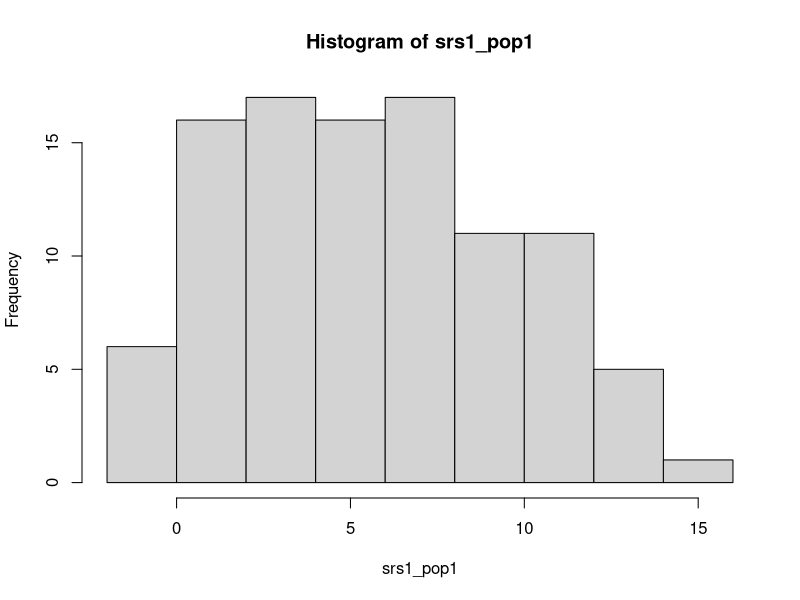
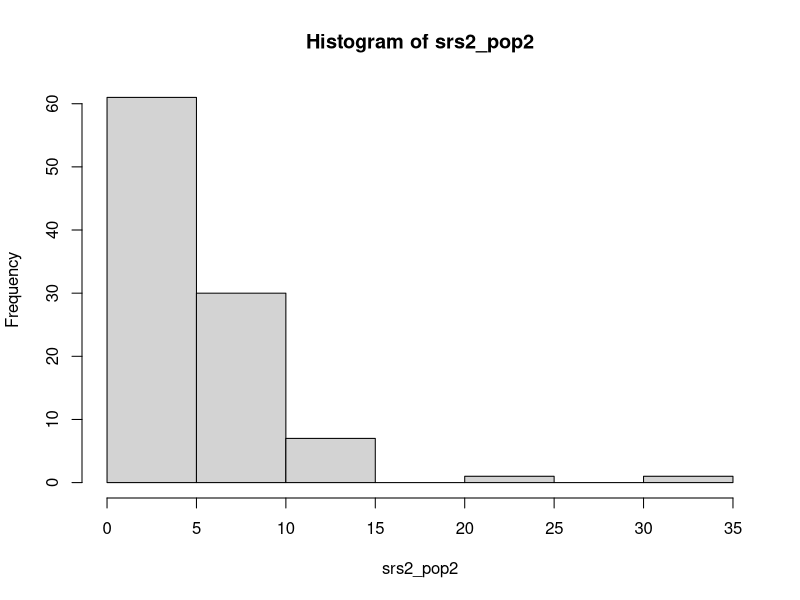
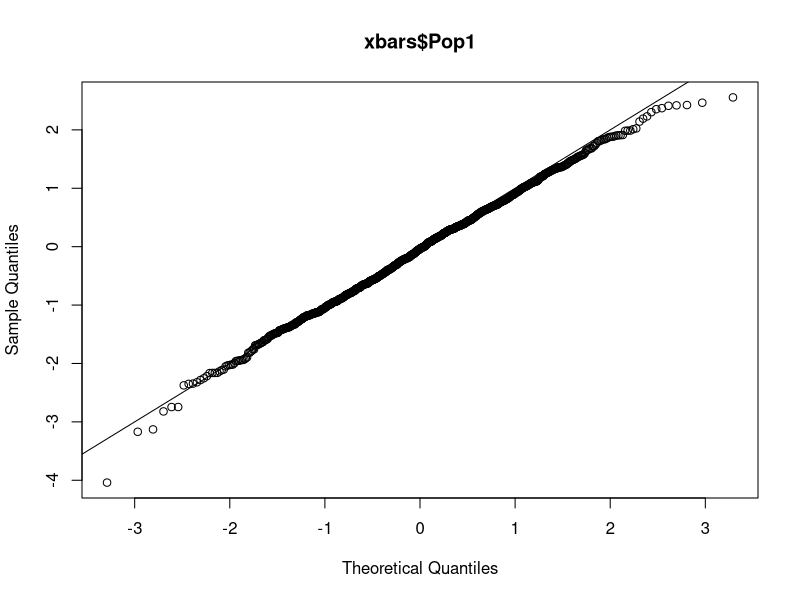
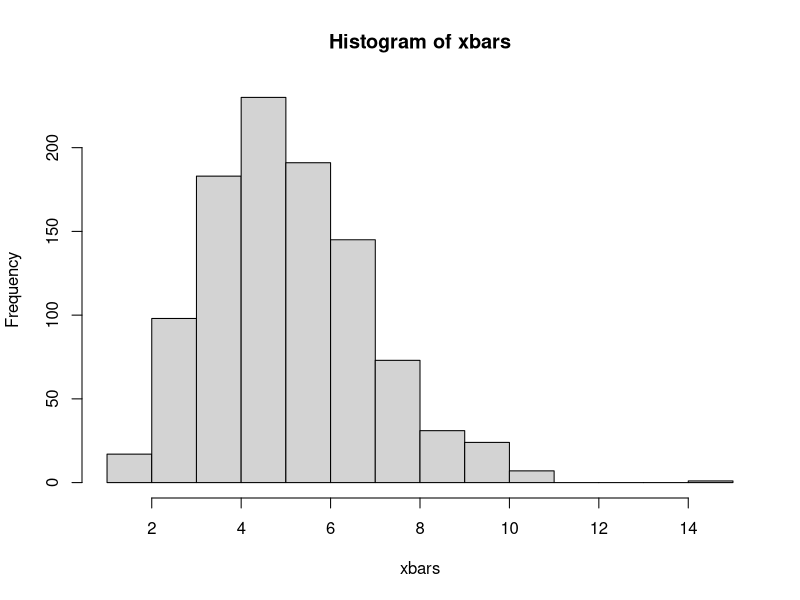
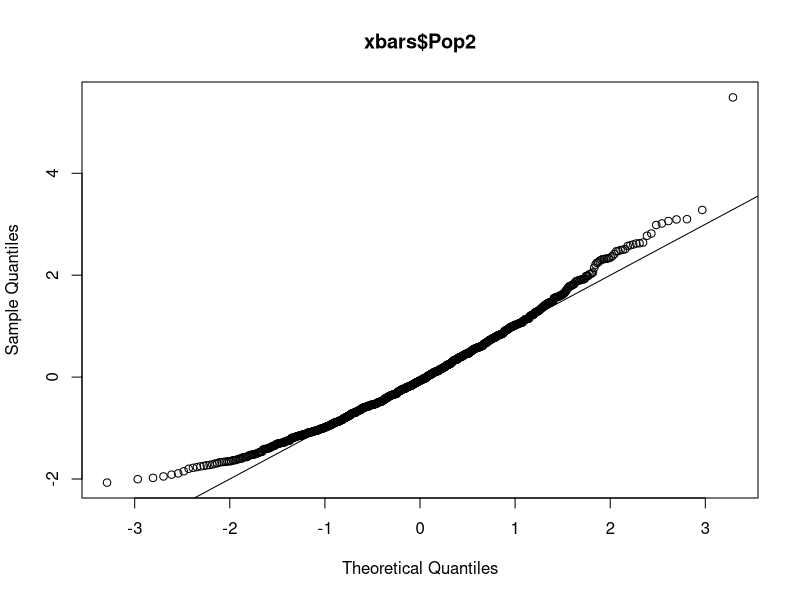
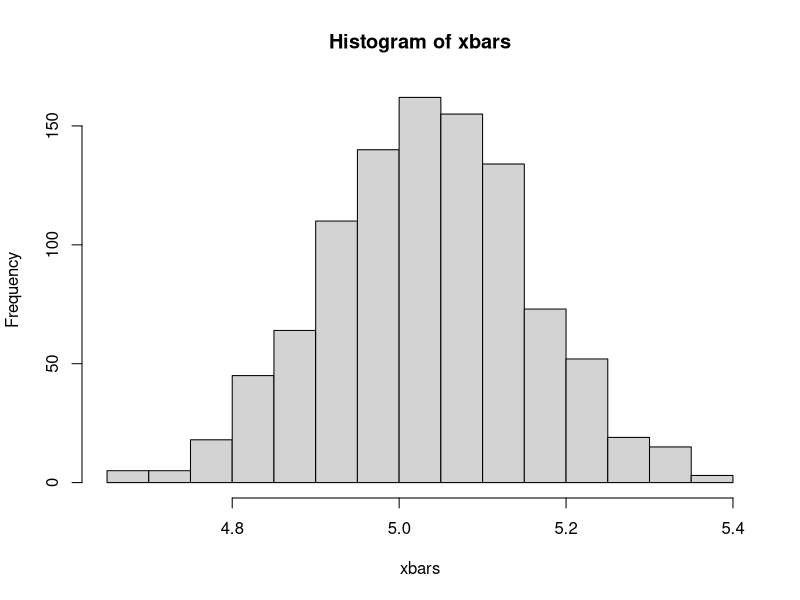
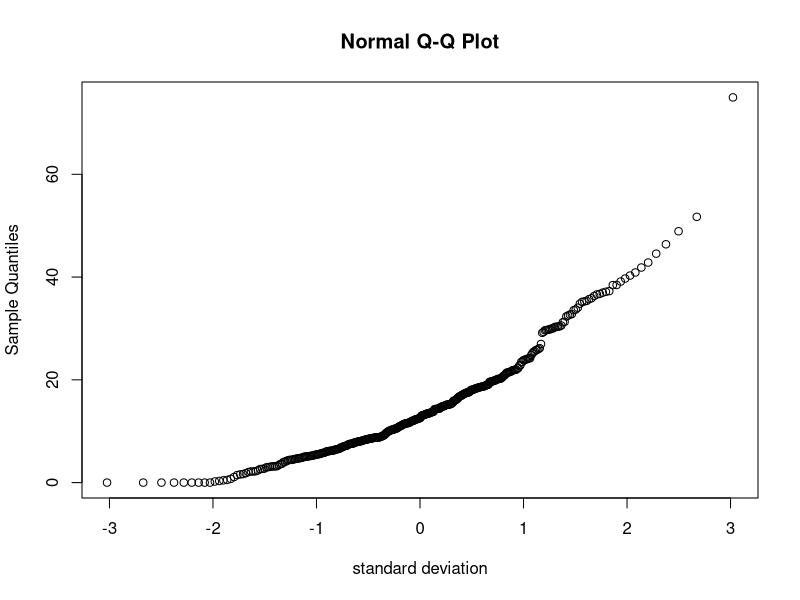

Write R code to recreate these figures, in order.
## ---- chunk 1

#PUT YOUR CODE HERE. When you "knit" the file, output from your code will appear along with your code.

# Loading data
pop1 <- read.csv("pop1.csv")
pop2 <- read.csv("pop2.csv")
head(pop1)
head(pop2)
#Take SRS of size n=7
srs1 <- sample(pop1$V1, 7, replace = FALSE)
srs1_pop1 <- sample(pop1$V1,100,replace = FALSE)
hist(srs1_pop1)
srs2_pop2 <- sample(pop2$V2,100,replace = FALSE)
hist(srs2_pop2)
## ---- chunk 2
n <- 5
nsims <- 1000

# Define vector of sample means as a numeric vector and give it length equal to 'nsims'
xbars <- numeric(nsims)

# Take 1000 samples of size n and record means in the vector. The result is a vector containing 1000 sample means.
for(i in 1:nsims){
  
  xbars[i] <-mean(sample(pop1$V1,n,replace = FALSE))
  
}
zs<-(xbars-5)/(4/sqrt(n))
qqnorm(zs,main="xbars$Pop1")
abline(0,1)

## ---- chunk 3
n <- 5
nsims <1000


xbars <- numeric(nsims)


for(i in 1:nsims){
  
  xbars[i] <- mean(sample(pop2$V2,n,replace=FALSE)) 

}
hist(xbars)
zs<-(xbars-5)/(4/sqrt(n))
qqnorm(zs,main="xbars$Pop2")
abline(0,1)


## ---- chunk 4
n <- 0.1*10000
nsims <- 1000

xbars <- numeric(nsims)

for(i in 1:nsims){
  
  xbars[i] <- mean(sample(pop2$V2,n,replace=FALSE)) #YOUR CODE IN PLACE OF "0"

}
hist(xbars)

## ---- chunk 5

rnorm(20,50,6)
## ---- chunk 6

#Your code here
n=5
sigma=4
length=10:400
nsims=391
vars=numeric(nsims)
for(i in 10:400){
  srsn=rnorm(i, mean=5,sd=4)
  vars[i]=var(sample(srsn,n,replace = FALSE))
}
qqnorm(vars,xlab = "standard deviation")
